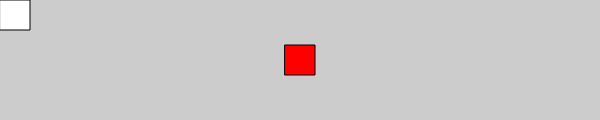
Frame 1 (no input)
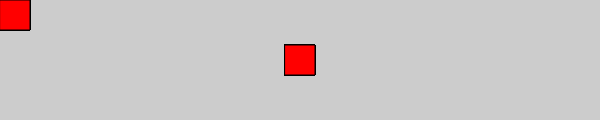
Frame 60 (no input)
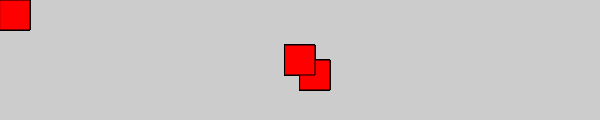
Frame 120 (the mouse pressed at the canvas centre since frame 60)

The p5.js sketch that drew these frames (run headless with seeded random() and noise() and a simulated clock; from frame 60 on, the mouse is pressed at the canvas centre):

// p5.js sketch
// ── sketch.js
function setup() {
  createCanvas(600, 120);
  background(204);
}

function draw() {
  push();
  translate(mouseX, mouseY);
  rect(0, 0, 30, 30);
  pop();
  translate(width/2, height/2);
  fill(255, 0, 0);
  rect(-15, -15, 30, 30);
}
